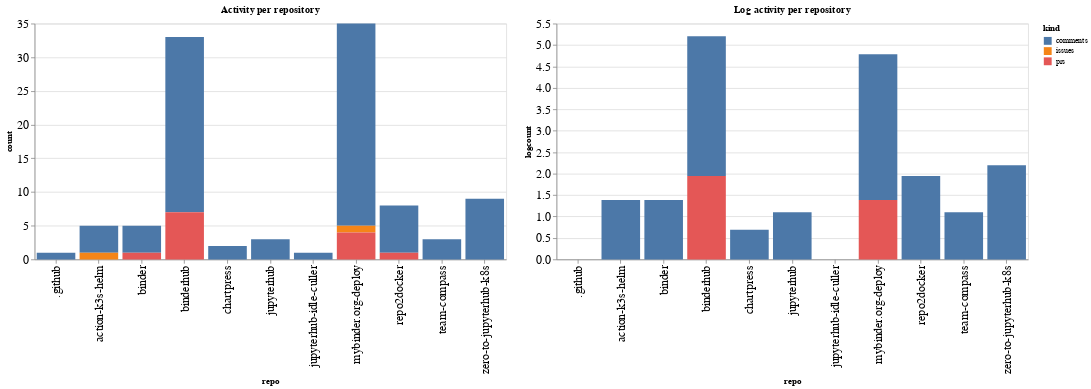

Notebook code cell kept with this figure:
### Code cell
ch1 = alt.Chart(repo_summaries, width=600, title="Activity per repository").mark_bar().encode(
    x='repo',
    y='count',
    color='kind',
    tooltip="kind"
)

ch2 = alt.Chart(repo_summaries, width=600, title="Log activity per repository").mark_bar().encode(
    x='repo',
    y='logcount',
    color='kind',
    tooltip="kind"
)

ch1 | ch2

### Figure 1 — Vega-Lite specification as saved in the notebook (floating-point values rounded to 4 significant figures)
{"config": {"axisLeft": {"labelFontSize": 15}, "axisBottom": {"labelFontSize": 15}}, "hconcat": [{"mark": "bar", "encoding": {"color": {"type": "nominal", "field": "kind"}, "tooltip": {"type": "nominal", "field": "kind"}, "x": {"type": "nominal", "field": "repo"}, "y": {"type": "quantitative", "field": "count"}}, "title": "Activity per repository", "width": 600}, {"mark": "bar", "encoding": {"color": {"type": "nominal", "field": "kind"}, "tooltip": {"type": "nominal", "field": "kind"}, "x": {"type": "nominal", "field": "repo"}, "y": {"type": "quantitative", "field": "logcount"}}, "title": "Log activity per repository", "width": 600}], "data": {"name": "data-5468dd0042aff52ba5f00d2a5d9e8b1f"}, "$schema": "https://vega.github.io/schema/vega-lite/v4.8.1.json", "datasets": {"data-5468dd0042aff52ba5f00d2a5d9e8b1f": [{"repo": ".github", "kind": "comments", "count": 1, "logcount": 0.0}, {"repo": "action-k3s-helm", "kind": "comments", "count": 4, "logcount": 1.386}, {"repo": "action-k3s-helm", "kind": "issues", "count": 1, "logcount": 0.0}, {"repo": "binder", "kind": "comments", "count": 4, "logcount": 1.386}, {"repo": "binder", "kind": "prs", "count": 1, "logcount": 0.0}, {"repo": "binderhub", "kind": "comments", "count": 26, "logcount": 3.258}, {"repo": "binderhub", "kind": "prs", "count": 7, "logcount": 1.946}, {"repo": "chartpress", "kind": "comments", "count": 2, "logcount": 0.6931}, {"repo": "jupyterhub", "kind": "comments", "count": 3, "logcount": 1.099}, {"repo": "jupyterhub-idle-culler", "kind": "comments", "count": 1, "logcount": 0.0}, {"repo": "mybinder.org-deploy", "kind": "comments", "count": 30, "logcount": 3.401}, {"repo": "mybinder.org-deploy", "kind": "issues", "count": 1, "logcount": 0.0}, {"repo": "mybinder.org-deploy", "kind": "prs", "count": 4, "logcount": 1.386}, {"repo": "repo2docker", "kind": "comments", "count": 7, "logcount": 1.946}, {"repo": "repo2docker", "kind": "prs", "count": 1, "logcount": 0.0}, {"repo": "team-compass", "kind": "comments", "count": 3, "logcount": 1.099}, {"repo": "zero-to-jupyterhub-k8s", "kind": "comments", "count": 9, "logcount": 2.197}]}}
